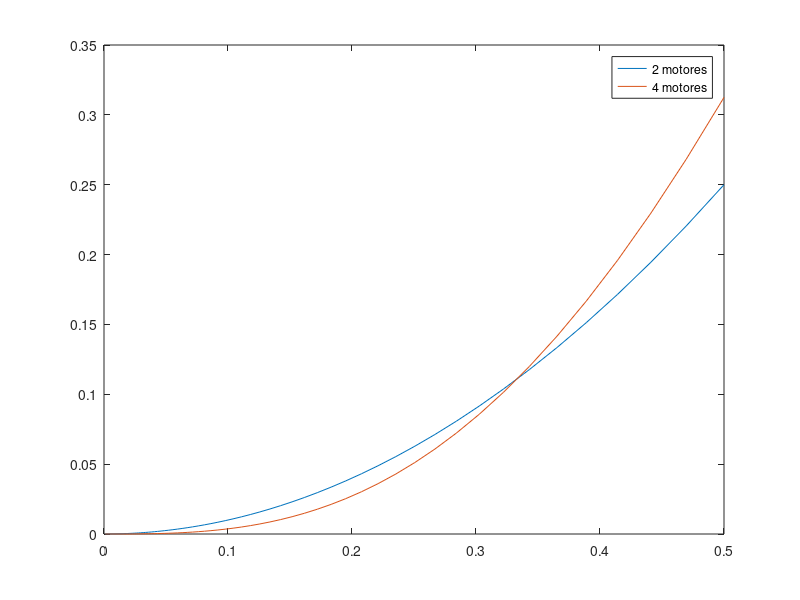
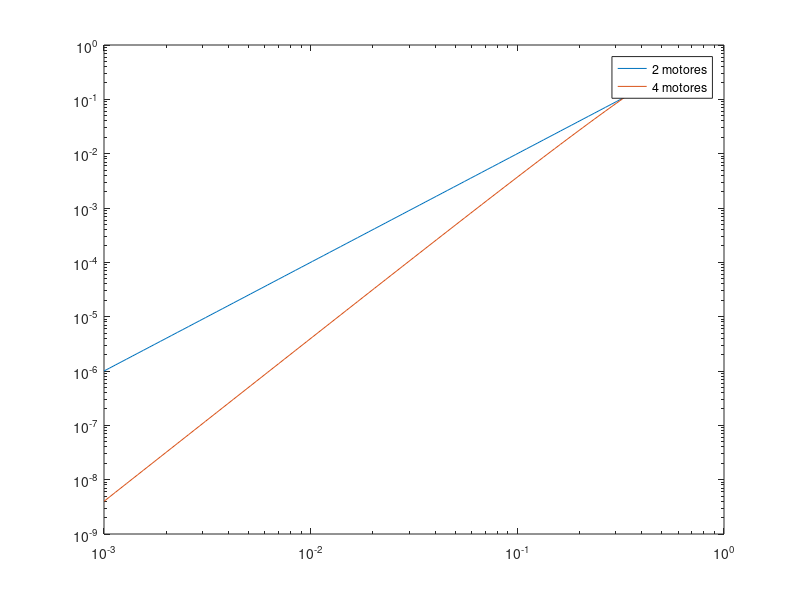

Write MATLAB code to recreate these figures, in order.
%By: Bruno Filipe Oliveira Aguiar, N.Mec.: 80177
%    Jose' Pedro Domingues, N.Mec.: 80075



n = 2;
k = 2;
p = logspace(-3,log10(1/2),100)

f = factorial(n)./(factorial(k).*factorial(n-k)).*p.^k.*(1-p).^(n-k)

k2 = 3;
k3 = 4;
n  = 4;


f2 = factorial(n)./(factorial(k2).*factorial(n-k2)).*p.^k2.*(1-p).^(n-k2)
f3 = factorial(n)./(factorial(k3).*factorial(n-k3)).*p.^k3.*(1-p).^(n-k3)

ff = f2 + f3


figure(1)
plot(p,f,p,ff)
legend('2 motores','4 motores')
figure(2)
loglog(p,f,p,ff)
legend('2 motores','4 motores')

%Para pequenas distancias preferiamos o de 4 motores pois apresenta menor probabilidade de caiar,
%Mas para disntancias maiores preferiamos os de 2 motor pelas mesmas razoes.